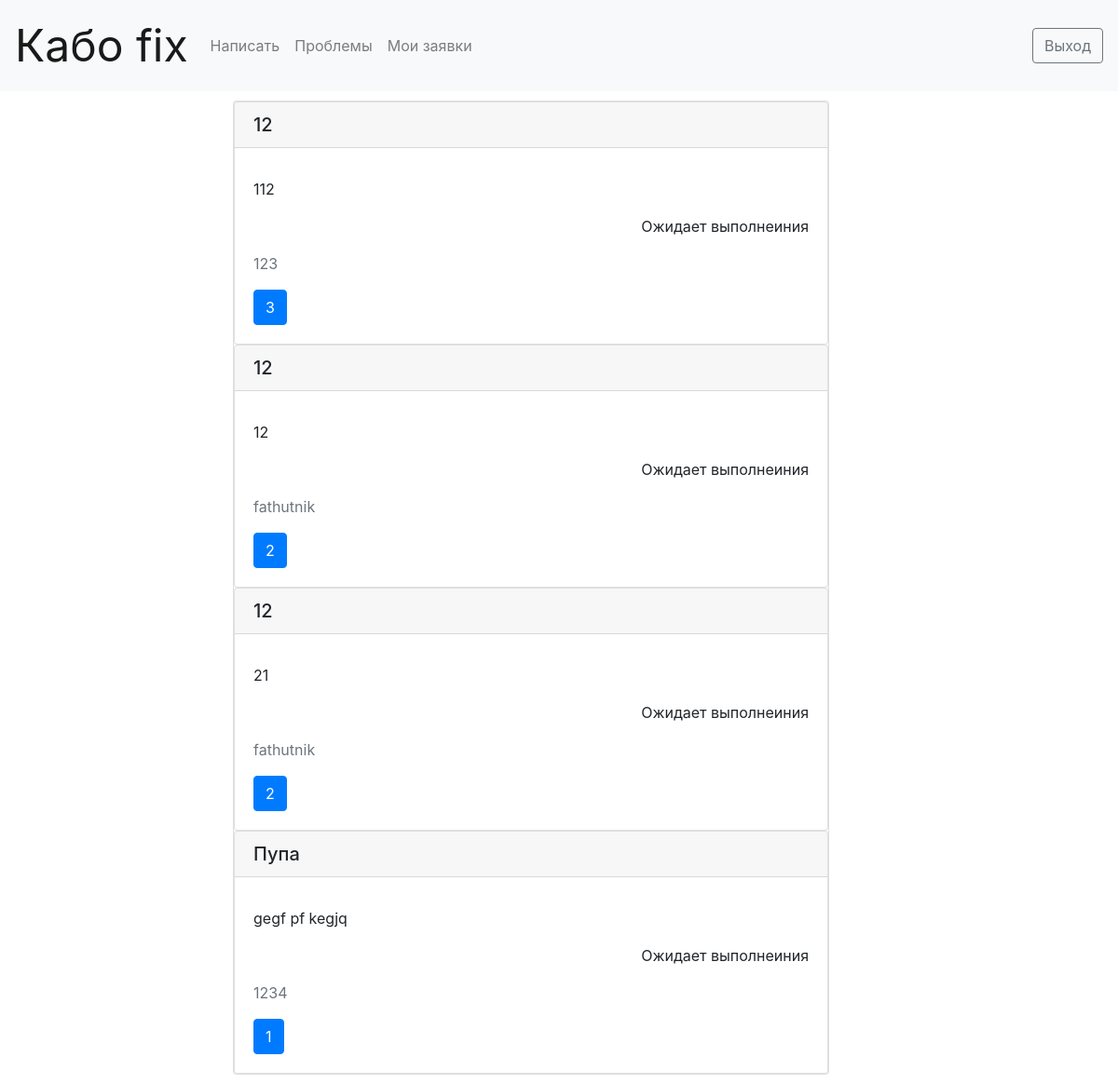
The page /problems on the database its author committed.
### myapp/models.py (models this page shows, shortened)
class Claim(models.Model):
    wait = "Ожидает выполнеиния"
    process = "Выполняется"
    ok = "Выполнено"
    vibor = [
        (wait, "Ожидает выполнеиния"),
        (process, "Выполняется"),
        (ok, "Выполнено")
    ]
    text = models.TextField()
    Imya = models.CharField(max_length=20)
    author = models.ForeignKey(User, on_delete=models.CASCADE, related_name="authored_problems")
    likes = models.ManyToManyField(User)
    stat = models.CharField(max_length=25, choices=vibor, default=wait)
    def counts(self):
        return self.likes.count()

### myapp/views.py (the view)
# urls.py: path('problems', problems),
def problems(request):
    return render(request, 'problems.html', {'spisok': Claim.objects.all()})

### myapp/templates/problems.html (shortened to what this page needs)
<!DOCTYPE html>
<html lang="en">
<head>
    <form>
        <head>
            <link rel="stylesheet" href="https://stackpath.bootstrapcdn.com/bootstrap/4.3.1/css/bootstrap.min.css"
>
            <nav class="navbar navbar-expand-lg navbar-light bg-light">
                <a class="navbar-brand" href="#"><font size="50">Кабо fix</font></a>
                <div class="collapse navbar-collapse" id="navbarNavAltMarkup">
                    <div class="navbar-nav  mr-auto">
                        <a class="nav-item nav-link" href="index">Написать</a>
                        <a class="nav-item nav-link" href="problems">Проблемы</a>
                        <a class="nav-item nav-link" href="me">Мои заявки</a>
                    </div>
                    <a href="/logout" type="submit"  class="btn btn-outline-secondary">Выход</a>
                </div>
            </nav>
    </form>
    <form>
        </head>
<body>
<div class="layer1">
    <div class="layer2">
        <div class="card">
            {% for i in spisok %}
            <div class="card">
                <h5 class="card-header">{{ i.Imya }}</h5>
                <div class="card-body">
                    <p class="card-text">{{ i.text }}</p>
                    <p align="right">{{ i.stat }}</p>
                    <p class="text-muted">{{i.author.username}}</p>
                    <a href="/like?id={{ i.id }}" class="btn btn-primary">{{ i.counts }}</a>
                </div>
            </div>
            {% endfor %}
        </div>
    </div>
</div>
</body>
</html>

### myapp/templates/problems.html (style rules this page uses)
.layer1 { background-color: #; }
.layer2 { margin-left: 20%; margin-right: 25%; background-color: #; padding: 10px; }

### rows shown on the page
Claim: Imya "12", text "112", stat "Ожидает выполнеиния", author.username "123", counts "3"
Claim: Imya "12", text "12", stat "Ожидает выполнеиния", author.username "fathutnik", counts "2"
Claim: Imya "12", text "21", stat "Ожидает выполнеиния", author.username "fathutnik", counts "2"
Claim: Imya "Пупа", text "gegf pf kegjq", stat "Ожидает выполнеиния", author.username "1234", counts "1"
